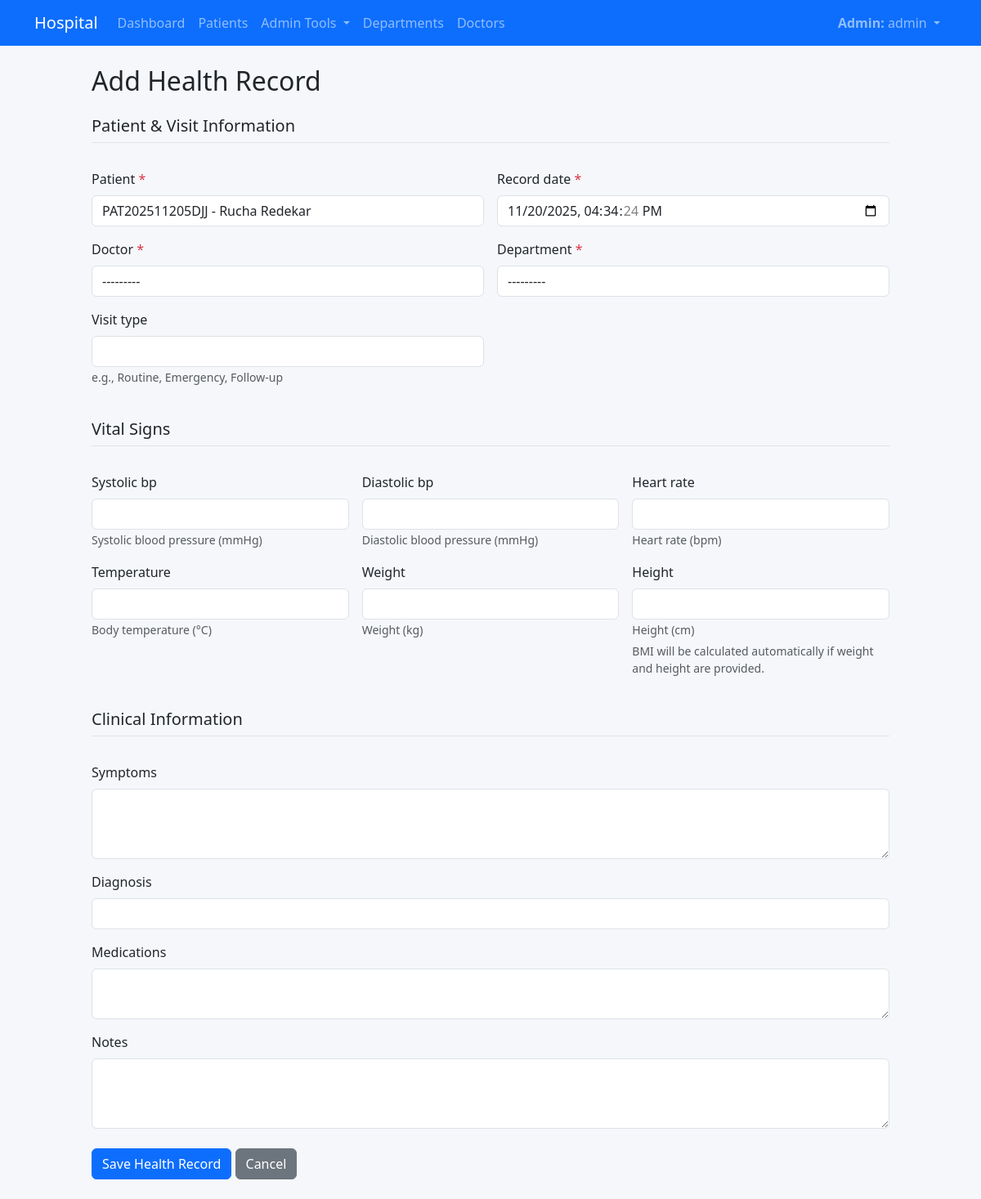
/health-records/create/1/ (signed in), run on an earlier commit of the app's database.
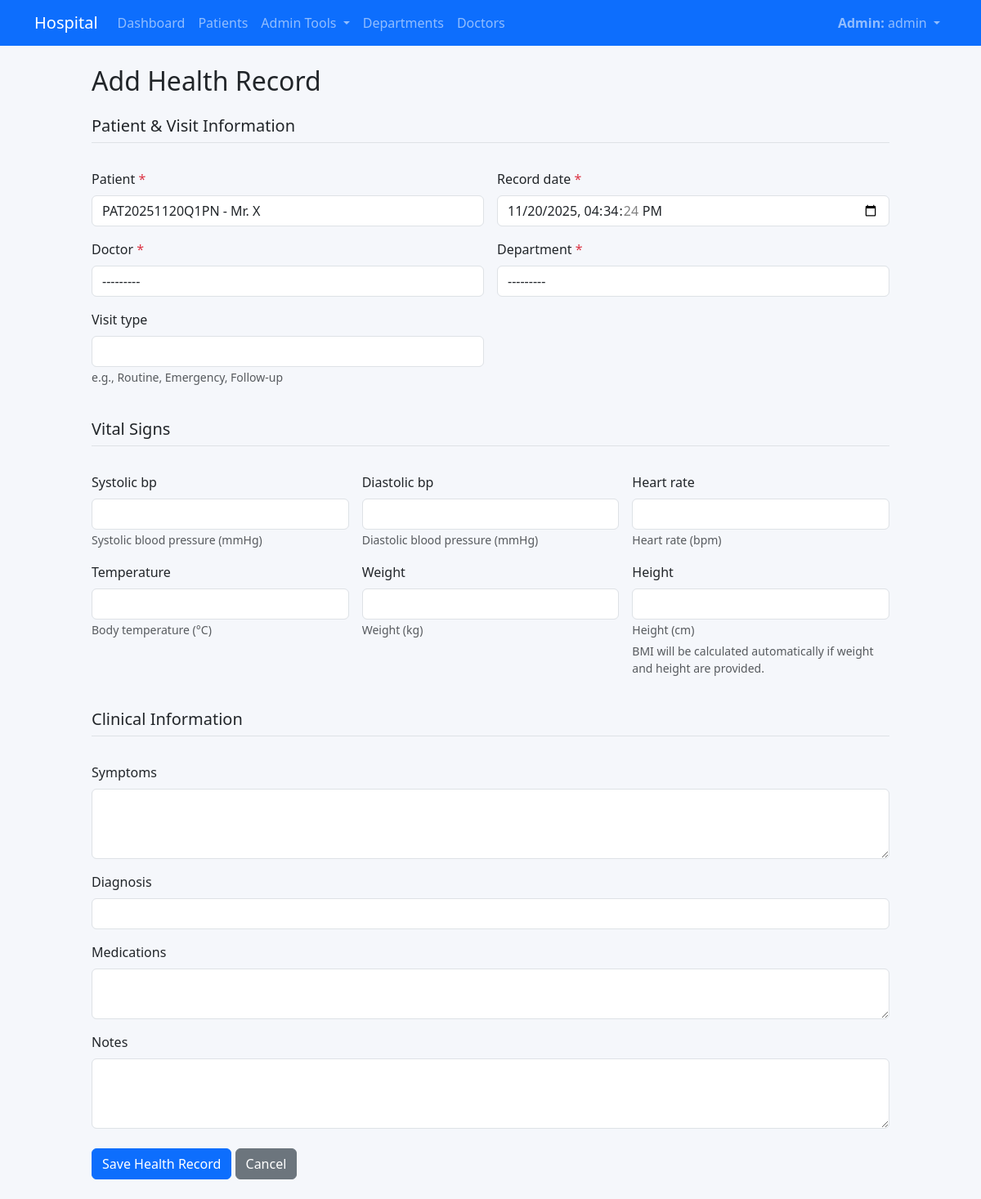
And on a later commit of the database.
### core/models.py (models this page shows, shortened)
class User(AbstractUser):
    class Roles(models.TextChoices):
        SUPERADMIN = 'superadmin', 'Super Admin'
        ADMIN = 'admin', 'Admin'
        DOCTOR = 'doctor', 'Doctor'
        PATIENT = 'patient', 'Patient'
        ANALYST = 'analyst', 'Analyst'
    role = models.CharField(
        max_length=20,
        choices=Roles.choices,
        default=Roles.PATIENT,
        help_text="Controls provisioning, profiles, and access policies.",
    )
    objects = UserManager()
    @property
    def is_patient(self) -> bool:
        return self.role == self.Roles.PATIENT
    class Meta:
        ordering = ['username']

class Patient(models.Model):
    GENDER_CHOICES = [
        ('M', 'Male'),
        ('F', 'Female'),
        ('O', 'Other'),
        ('P', 'Prefer not to say'),
    ]
    BLOOD_TYPE_CHOICES = [
        ('A+', 'A+'),
        ('A-', 'A-'),
        ('B+', 'B+'),
        ('B-', 'B-'),
        ('AB+', 'AB+'),
        ('AB-', 'AB-'),
        ('O+', 'O+'),
        ('O-', 'O-'),
    ]
    user = models.OneToOneField(
        settings.AUTH_USER_MODEL,
        on_delete=models.CASCADE,
        null=True,
        blank=True,
        related_name='patient_profile',
        help_text="Link to user account for login",
    )
    patient_id = models.CharField(max_length=20, unique=True, help_text="Unique patient identifier")
    first_name = models.CharField(max_length=100)
    last_name = models.CharField(max_length=100)
    date_of_birth = models.DateField()
    gender = models.CharField(max_length=1, choices=GENDER_CHOICES)
    email = models.EmailField()
    PHONE_COUNTRY_CHOICES = [
        ('+91', '+91 (India)'),
        ('+1', '+1 (USA / Canada)'),
        ('+44', '+44 (United Kingdom)'),
        ('+61', '+61 (Australia)'),
        ('+971', '+971 (UAE)'),
    ]
    phone_country_code = models.CharField(
        max_length=5,
        choices=PHONE_COUNTRY_CHOICES,
        default='+91',
        help_text="International dialing code, e.g., +91",
    )
    phone = models.CharField(
        max_length=15,
        validators=[RegexValidator(r'^\d{7,15}$', 'Enter digits only (7-15 characters).')],
    )
    address = models.TextField(blank=True)
    city = models.CharField(max_length=120, blank=True)
    emergency_contact_name = models.CharField(max_length=160, blank=True)
    emergency_contact_phone = models.CharField(max_length=20, blank=True)
    blood_type = models.CharField(max_length=3, choices=BLOOD_TYPE_CHOICES, blank=True)
    known_allergies = models.TextField(blank=True, help_text="List any known allergies")
    medical_history = models.TextField(blank=True, help_text="Previous medical conditions and surgeries")
    aadhar_number = models.CharField(
        max_length=12,
        unique=True,
        null=True,
        blank=True,
        validators=[RegexValidator(r'^\d{12}$', 'Enter a valid 12-digit Aadhar number.')],
        help_text="12-digit national identifier (Aadhar).",
    )
    registration_date = models.DateTimeField(auto_now_add=True)
    class Meta:
        ordering = ['-registration_date']
        indexes = [
            models.Index(fields=['patient_id']),
            models.Index(fields=['last_name', 'first_name']),
        ]
    def __str__(self) -> str:
        return f"{self.patient_id} - {self.first_name} {self.last_name}"

### core/views.py (the view)
# urls.py: path('health-records/create/', views.health_record_create, name='health_record_create'),
@login_required
@user_passes_test(is_admin, login_url='home')
def health_record_create(request, patient_pk=None):
    if request.method == 'POST':
        form = PatientHealthRecordForm(request.POST)
        if form.is_valid():
            form.save()
            messages.success(request, 'Health record added successfully!')
            return redirect('patient_detail', pk=form.cleaned_data['patient'].pk)
    else:
        form = PatientHealthRecordForm()
        if patient_pk:
            try:
                patient = Patient.objects.get(pk=patient_pk)
                form.fields['patient'].initial = patient.pk
            except Patient.DoesNotExist:
                pass
    return render(request, 'health_record_form.html', {
        'form': form,
        'title': 'Add Health Record',
        'patient_pk': patient_pk
    })

### core/models.py (called while the page is built)
    def __str__(self) -> str:
        return self.name

    def __str__(self) -> str:
        if self.user:
            return f"{self.full_name} ({self.department.name}) - @{self.user.username}"
        return f"{self.full_name} ({self.department.name})"

### core/views.py (called while the page is built)
def is_admin(user):
    return user.is_authenticated and user.is_staff

### templates/health_record_form.html (shortened to what this page needs)
{% extends 'base.html' %}
{% block content %}
<div class="row">
  <div class="col-md-10 mx-auto">
    <h2 class="mb-4">{{ title }}</h2>
    <form method="post" class="row g-3">
      <div class="col-md-12">
        <h5 class="border-bottom pb-2 mb-3">Patient & Visit Information</h5>
      </div>
      <div class="col-md-6">
        <label class="form-label">{{ form.patient.label }} <span class="text-danger">*</span></label>
        {{ form.patient }}
      </div>
      <div class="col-md-6">
        <label class="form-label">{{ form.record_date.label }} <span class="text-danger">*</span></label>
        {{ form.record_date }}
      </div>
      <div class="col-md-6">
        <label class="form-label">{{ form.doctor.label }} <span class="text-danger">*</span></label>
        {{ form.doctor }}
      </div>
      <div class="col-md-6">
        <label class="form-label">{{ form.department.label }} <span class="text-danger">*</span></label>
        {{ form.department }}
      </div>
      <div class="col-md-6">
        <label class="form-label">{{ form.visit_type.label }}</label>
        {{ form.visit_type }}
        <small class="form-text text-muted">{{ form.visit_type.help_text }}</small>
      </div>
      <div class="col-md-12">
        <h5 class="border-bottom pb-2 mb-3 mt-4">Vital Signs</h5>
      </div>
      <div class="col-md-4">
        <label class="form-label">{{ form.systolic_bp.label }}</label>
        {{ form.systolic_bp }}
        <small class="form-text text-muted">{{ form.systolic_bp.help_text }}</small>
      </div>
      <div class="col-md-4">
        <label class="form-label">{{ form.diastolic_bp.label }}</label>
        {{ form.diastolic_bp }}
        <small class="form-text text-muted">{{ form.diastolic_bp.help_text }}</small>
      </div>
      <div class="col-md-4">
        <label class="form-label">{{ form.heart_rate.label }}</label>
        {{ form.heart_rate }}
        <small class="form-text text-muted">{{ form.heart_rate.help_text }}</small>
      </div>
      <div class="col-md-4">
        <label class="form-label">{{ form.temperature.label }}</label>
        {{ form.temperature }}
        <small class="form-text text-muted">{{ form.temperature.help_text }}</small>
      </div>
      <div class="col-md-4">
        <label class="form-label">{{ form.weight.label }}</label>
        {{ form.weight }}
        <small class="form-text text-muted">{{ form.weight.help_text }}</small>
      </div>
      <div class="col-md-4">
        <label class="form-label">{{ form.height.label }}</label>
        {{ form.height }}
        <small class="form-text text-muted">{{ form.height.help_text }}</small>
        <small class="form-text text-muted d-block mt-1">BMI will be calculated automatically if weight and height are provided.</small>
      </div>
      <div class="col-md-12">
        <h5 class="border-bottom pb-2 mb-3 mt-4">Clinical Information</h5>
      </div>
      <div class="col-md-12">
        <label class="form-label">{{ form.symptoms.label }}</label>
        {{ form.symptoms }}
      </div>
      <div class="col-md-12">
        <label class="form-label">{{ form.diagnosis.label }}</label>
        {{ form.diagnosis }}
      </div>
      <div class="col-md-12">
        <label class="form-label">{{ form.medications.label }}</label>
        {{ form.medications }}
      </div>
      <div class="col-md-12">
        <label class="form-label">{{ form.notes.label }}</label>
        {{ form.notes }}
      </div>
      <div class="col-12 mt-4">
        <button type="submit" class="btn btn-primary">Save Health Record</button>
        {% if form.patient.value %}
          <a href="{% url 'patient_detail' form.patient.value %}" class="btn btn-secondary">Cancel</a>
        {% else %}
          <a href="{% url 'patient_list' %}" class="btn btn-secondary">Cancel</a>
        {% endif %}
      </div>
    </form>
  </div>
</div>
{% endblock %}

### templates/base.html (shortened to what this page needs)
{% load static %}
<!DOCTYPE html>
<html lang="en">
<head>
    <link href="https://cdn.jsdelivr.net/npm/bootstrap@5.3.3/dist/css/bootstrap.min.css" rel="stylesheet">
    <link rel="stylesheet" href="{% static 'css/site.css' %}">
</head>
<body>
<nav class="navbar navbar-expand-lg navbar-dark bg-primary">
  <div class="container">
    <a class="navbar-brand" href="/">Hospital</a>
    <div class="collapse navbar-collapse" id="navbarsExample">
      <ul class="navbar-nav me-auto mb-2 mb-lg-0">
        {% if user.is_authenticated %}
          {% if user.is_staff %}
            <li class="nav-item"><a class="nav-link" href="{% url 'dashboard' %}">Dashboard</a></li>
            <li class="nav-item"><a class="nav-link" href="{% url 'patient_list' %}">Patients</a></li>
            <li class="nav-item dropdown">
              <a class="nav-link dropdown-toggle" href="#" id="adminToolsDropdown" role="button" data-bs-toggle="dropdown" aria-expanded="false">
                Admin Tools
              </a>
            </li>
          {% elif user.is_doctor %}
            <li class="nav-item"><a class="nav-link" href="{% url 'doctor_patients' %}">My Patients</a></li>
          {% else %}
            {% if user.is_patient %}
              <li class="nav-item"><a class="nav-link" href="{% url 'patient_detail' user.patient_profile.pk %}">My Profile</a></li>
            {% endif %}
          {% endif %}
          <li class="nav-item"><a class="nav-link" href="{% url 'departments' %}">Departments</a></li>
          <li class="nav-item"><a class="nav-link" href="{% url 'doctors' %}">Doctors</a></li>
        {% endif %}
      </ul>
      <ul class="navbar-nav">
        {% if user.is_authenticated %}
          <li class="nav-item dropdown">
            <a class="nav-link dropdown-toggle" href="#" id="navbarDropdown" role="button" data-bs-toggle="dropdown" aria-expanded="false">
              {% if user.is_staff %}
                <strong>Admin:</strong> {{ user.username }}
              {% elif user.is_doctor %}
                <strong>Doctor:</strong> {{ user.username }}
              {% else %}
                {% if user.is_patient %}
                  <strong>Patient:</strong> {{ user.patient_profile.full_name }}
                {% else %}
                  {{ user.username }}
                {% endif %}
              {% endif %}
            </a>
          </li>
        {% else %}
          <li class="nav-item"><a class="nav-link" href="{% url 'login' %}">Login</a></li>
          <li class="nav-item"><a class="nav-link" href="{% url 'patient_signup' %}">Sign Up</a></li>
        {% endif %}
      </ul>
    </div>
  </div>
  </nav>
  <main class="container py-4">
    {% block content %}{% endblock %}
  </main>
</body>
</html>

### static/css/site.css (style rules this page uses)
body { background-color: #f5f7fb; min-height: 100vh; font-family: "Segoe UI", Tahoma, Geneva, Verdana, sans-serif; }
main.container { max-width: 1280px; }

What changed in the data, as far as the page shows it:
changed Patient: patient "PAT202511205DJJ - Rucha Redekar" → "PAT20251120Q1PN - Mr. X"
